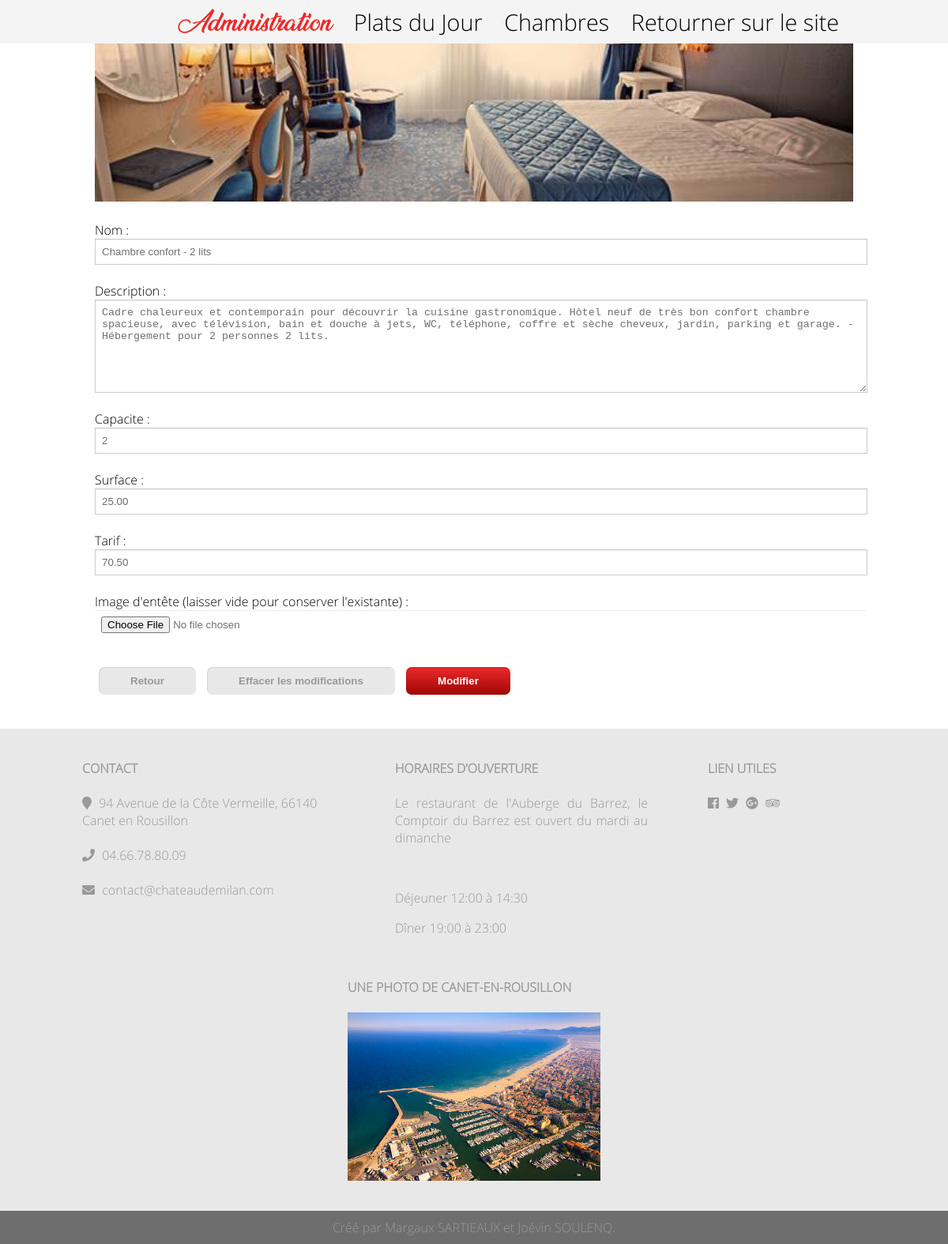
Before: /admin/chambre/editChambre.php?id=1 with the older database file.
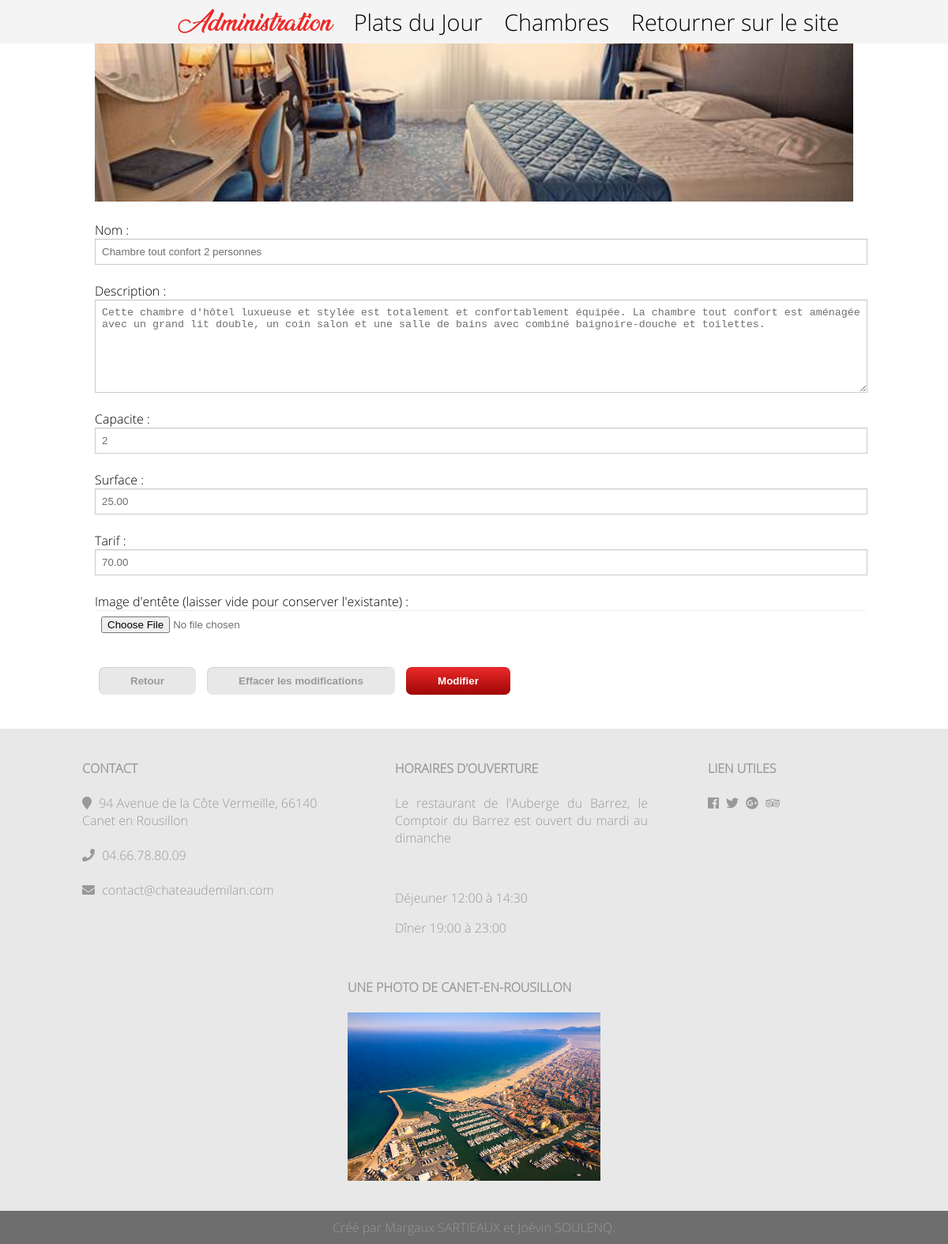
After: the same page with the newer database file.
### tables this page shows
CREATE TABLE IF NOT EXISTS Chambre(
	id_chambre	INTEGER NOT NULL AUTO_INCREMENT,
	nom			VARCHAR(255) NOT NULL,
	description	TEXT NOT NULL,
	capacite	INTEGER NOT NULL,
	surface		DECIMAL(6,2) NOT NULL,
	tarif		DECIMAL(6,2) NOT NULL,
	equipement	TEXT NOT NULL,
  	PRIMARY KEY (id_chambre)
);

### admin/chambre/editChambre.php (the view, shortened to what this page needs)
<!DOCTYPE html>
<html>
  <head>
    <link rel="stylesheet" href="../../css/style.css">
  </head>
  <body>
    <?php require "../admMenu.php"; ?>
  <div id="contenu">
    <section>
        <?php
          require "../../inc/config.php";
          $data = null;
          if(!empty($_GET["id"])) {
            $result = $conn->prepare("SELECT * FROM Chambre WHERE id_chambre = ?");
            $result->execute([$_GET["id"]]);
            $data = $result->fetch();
          }
        ?>
      <form method="post" action="editChambre.php" enctype="multipart/form-data">
        <img id="imgArticle" src="/projetMilan/img/chambres/<?= $_GET["id"] ?>.jpg?<?= date('U') ?>" alt="<?= htmlspecialchars($data["nom"]) ?>">
        <label for="nom">Nom :</label>
        <input type="text" id="nom" name="nom" value="<?= htmlspecialchars($data["nom"]); ?>"/>
        <br/>
        <label for="description">Description : </label>
        <textarea id="description" name="description" style="height:100px;" rows="3"><?= htmlspecialchars($data["description"]); ?></textarea>
        <br/>
        <label for="capacite">Capacite :</label>
        <input type="number" id="capacite" name="capacite" value="<?= htmlspecialchars($data["capacite"]); ?>"/>
        <br/>
        <label for="surface">Surface :</label>
        <input type="number" id="surface" name="surface" value="<?= htmlspecialchars($data["surface"]); ?>"/>
        <br/>
        <label for="tarif">Tarif :</label>
        <input type="text" id="tarif" name="tarif" value="<?= htmlspecialchars($data["tarif"]); ?>"/>
        <br/>
        <label>Image d'entête (laisser vide pour conserver l'existante) :</label>
        <input type="file" style="border:none" name="image"/>
        <br/>
        <div class="boutons">
          <button type="reset" onclick="history.back()">Retour</button>
          <button type="reset">Effacer les modifications</button>
          <button type="submit">Modifier</button>
        </div>
      </form>
    </section>
    <?php require "../../inc/footer.php"; ?>
    </div>
  </body>
</html>

### admin/admMenu.php (shortened to what this page needs)
<header>
      <nav class="menu-horizontal">
        <a href="/projetMilan/admin/index.php" class="logo">Administration</a>
        <a href="/projetMilan/admin/plat/plat.php" class="liens">Plats du Jour</a>
        <a href="/projetMilan/admin/chambre/chambre.php" class="liens">Chambres</a>
        <a href="/projetMilan/index.php">Retourner sur le site</a>
      </nav>
    </header>

### inc/footer.php
<footer class="footer">
    <ul class="flex-container" id="first-footer">
        <li class="flex-item">
            <h4>CONTACT</h4>
            <i class="fa fa-map-marker" aria-hidden="true"></i> <a href="https://www.google.fr/maps?q=94+Avenue+de+la+C%C3%B4te+Vermeille,+66140+Canet+en+Roussillon&um=1&ie=UTF-8&sa=X&ved=0ahUKEwj7oO7t3evYAhUQZlAKHQVNCV0Q_AUICigB"> 94 Avenue de la Côte Vermeille, 66140 Canet en Rousillon </a><br><br>
            <i class="fa fa-phone" aria-hidden="true"></i>  04.66.78.80.09<br><br>
            <i class="fa fa-envelope" aria-hidden="true"></i>  contact@chateaudemilan.com<br>
        </li>
        <li class="flex-item">
            <h4>HORAIRES D’OUVERTURE</h4>
            <p>Le restaurant de l'Auberge du Barrez, le Comptoir du Barrez est ouvert du mardi au dimanche</p><br>
            <p>Déjeuner 12:00 à 14:30</p>
            <p>Dîner 19:00 à 23:00</p>
        </li>
        <li id ="lien-util" class="flex-item">
            <h4>LIEN UTILES</h4>
            <i class="fab fa-facebook fab-3" aria-hidden="true"></i>
            <i class="fab fa-twitter fab-3" aria-hidden="true"></i>
            <i class="fab fa-google-plus fab-3" aria-hidden="true"></i>
            <i class="fab fa-tripadvisor fab-3" aria-hidden="true"></i>
        </li>
        <li id="photoCanet" class="flex-item">
            <h4>UNE PHOTO DE CANET-EN-ROUSILLON</h4>
            <img src="img/canet.jpg" alt="Canet">
        </li>
    </ul>
    <p class ="end-footer">
        Créé par Margaux SARTIEAUX et Joévin SOULENQ.
    </p>
</footer>

### css/style.css (style rules this page uses)
html { position: relative; min-height: 100%; }
body { font-family: "Open Sans", Helvetica, sans-serif; overflow-x:hidden; box-sizing: border-box; margin: 0 0 100px; }
section { position: relative; padding: 0px 10%; margin-bottom: 30px; }
p { text-align: justify; }
a { color:#535352; text-decoration:none; }
input, textarea, select { display: block; padding: 8px 8px; width: 100%; resize: vertical; color: #6F6F6F; background-color: #FFF; border: 1px solid #CCC; box-shadow: 0px 1px 1px rgba(0, 0, 0, 0.075) inset; transition: border-color 0.15s ease-in-out 0s, box-shadow 0.15s ease-in-out 0s; }
.flex-container { list-style: none; padding: 0; margin: 0; display: flex; flex-direction: row; flex-wrap: wrap; justify-content: center; }
button, a.button { background-image: linear-gradient(to bottom, #ec2929 0px, #9f0606 100%); border-radius: 7px; box-shadow: 1px 1px 1px rgba(0, 0, 0, 0.09) inset; transition: border-color 0.15s ease-in-out 0s, box-shadow 0.15s ease-in-out 0s; margin: 13px 5px; padding: 10px 40px; border: 0px; color: white; font-weight:bold; text-decoration: none; }
button[type=reset] { background-image: linear-gradient(to bottom, #e8e8e8 0px, #e8e8e8 100%); color: #999; }
@media (min-width: 865px) { .menu-horizontal a { left:10%; } }

### css/menu.css (style rules this page uses)
.menu-horizontal a { position: relative; color:black; padding: 10px; }
.menu-horizontal { padding: 8px 10%; font-size: 1.8em; background: #f4f4f4F4; }
a.logo { color:#ec2929; font-family: "Ananda Black", Helvetica, sans-serif; transition:margin-left 0.5s; }
img { max-width: 100%; height: auto; }
#contenu { transition:margin-left 0.5s; overflow: hidden; }

### css/hotel.css (style rules this page uses)
li { padding: 0px 0px 5px 3px; }

### css/footer.css (style rules this page uses)
footer { background-color: #e8e8e8; color:#999999; padding-top: 10px; position: absolute; width: 100%; }
.footer .flex-item { padding: 8px; width: 320px; margin: 0 30px; }
#lien-util { width:200px; }
.footer a { color:#999999; }
#first-footer { margin-bottom: 25px; }
.flex-item svg { margin-right: 5px; }
.end-footer { text-align: center; background-color:#6E6E6E; padding: 10px; margin:0; min-width: 300px; }

### css/admin.css (style rules this page uses)
input, textarea, select { margin: 0px 0px; width: 75%; resize: vertical; }
#imgArticle { width: 100%; height: 25vh; object-fit: cover; margin-bottom: 20px; }

Changed rows visible on the page:
changed chambre: nom "Chambre confort - 2 lits" → "Chambre tout confort 2 personnes"; description "Cadre chaleureux et contemporain pour découvrir la cuisine gastronomique. Hôtel neuf de très bon confort chambre spacieuse, avec télévision, bain et douche à jets, WC, téléphone, coffre et sèche cheveux, jardin, parking et garage. - Hébergement pour 2 personnes 2 lits." → "Cette chambre d'hôtel luxueuse et stylée est totalement et confortablement équipée. La chambre tout confort est aménagée avec un grand lit double, un coin salon et une salle de bains avec combiné baignoire-douche et toilettes."; tarif "70.50" → "70.00"
